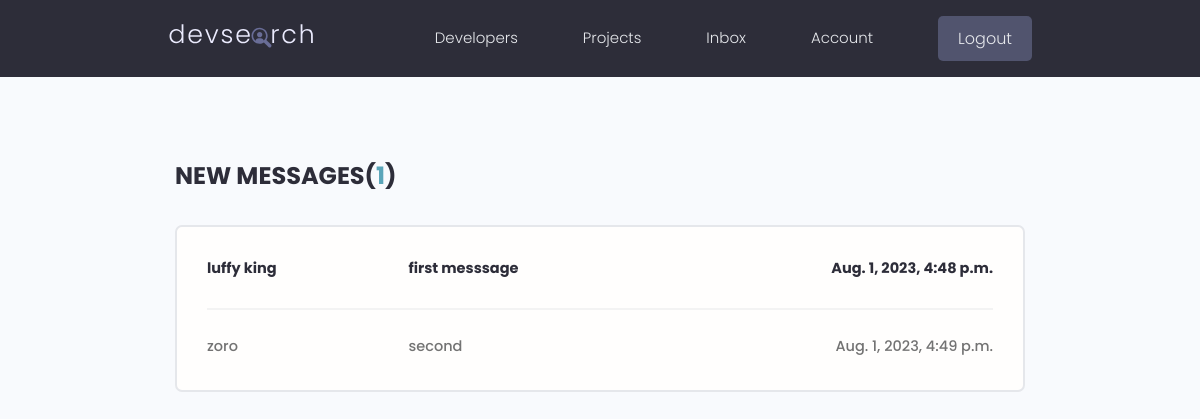
The app's page /inbox/ (signed in), older data.
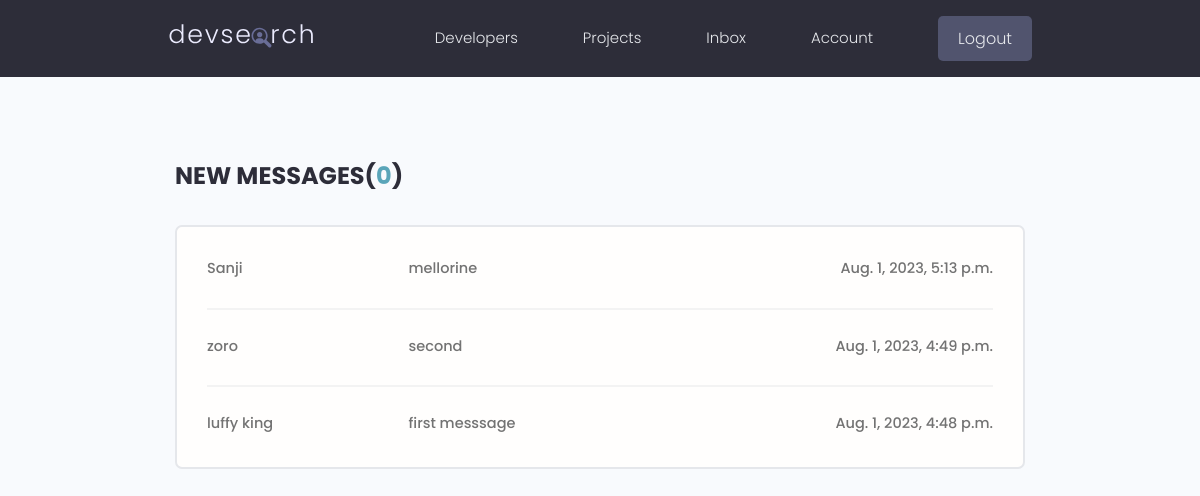
The same page, newer data.
### users/models.py (models this page shows, shortened)
class Message(models.Model):
    sender=models.ForeignKey(Profile,on_delete=models.SET_NULL,null=True,blank=True)
    recipient=models.ForeignKey(Profile,on_delete=models.SET_NULL,null=True,blank=True,related_name="messages")
    name=models.CharField(max_length=200,null=True,blank=True)
    email=models.EmailField(max_length=200,null=True,blank=True)
    subject=models.CharField(max_length=200,null=True,blank=True)
    body=models.TextField()
    is_read=models.BooleanField(default=False,null=True)
    created_at=models.DateTimeField(auto_now_add=True)
    id=models.UUIDField(default=uuid.uuid4,unique=True,primary_key=True,editable=False)
    class Meta:
        ordering=['is_read','-created_at']

### users/views.py (the view)
# urls.py: path('inbox/',views.inbox,name="inbox"),
@login_required(login_url='login')
def inbox(request):
    profile=request.user.profile
    messageRequests= profile.messages.all()
    unreadCount=messageRequests.filter(is_read=False).count()
    context={'messageRequests':messageRequests,'unreadCount':unreadCount}
    return render(request,'users/inbox.html',context)

### users/templates/users/inbox.html
{% extends 'main.html' %}
{% block content %}
  <main class="inbox my-xl">
    <div class="content-box">
      <h3 class="inbox__title">New Messages(<span>{{unreadCount}}</span>)</h3>
      <ul class="messages">
        {% for message in messageRequests %}
        {% if message.is_read == False %}
        <li class="message message--unread">
        {% else %}
        <li class="message">
        {% endif %}
          <a href="{% url 'message' message.id %}">
            <span class="message__author">{{message.name}}</span>
            <span class="message__subject">{{message.subject}}</span>
            <span class="message__date">{{message.created_at}}</span>
          </a>
        </li>
        {% endfor %}
      </ul>
    </div>
  </main>
{% endblock %}

Row changes from the older to the newer data that the page shows:
added Message: name "Sanji", subject "mellorine", created_at "Aug. 1, 2023, 5:13 p.m."
shown differently, row unchanged: Message "zoro": moves up the list
changed Message "luffy king": is_read False → True (drawn)
Text that changed along with them:
{{ unreadCount }}: "1" → "0"
